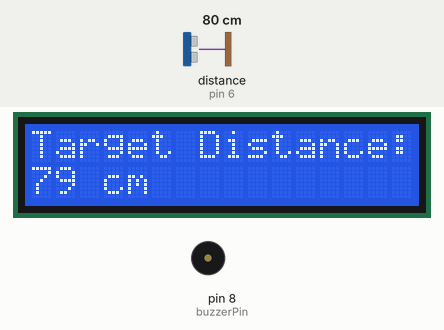
Bench run of a sketch on a simulated Arduino Uno, built with avr-gcc and run on an emulated ATmega328P. Shown: 16×2 character LCD, buzzer (waves = sounding, pin HIGH). Wiring (inferred from the names in the program): ultrasonic range finder: trigger pin 7; echo pin 6. The test bench sets the inputs (shaded band); at power-on: distance to the obstacle (sensor on pin 6) 80 cm. The echo pulse lasts 58.3 µs per cm; pins used as bus, display or sensor lines are not drawn; what the sketch prints to the serial monitor is not drawn.

Above: at 3.2 s.
3.3 s: distance to the obstacle (sensor on pin 6) set to 120 cm
At 4.5 s:
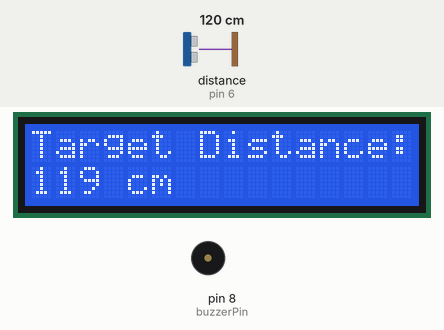
6.3 s: distance to the obstacle (sensor on pin 6) set to 24 cm
At 7.0 s:
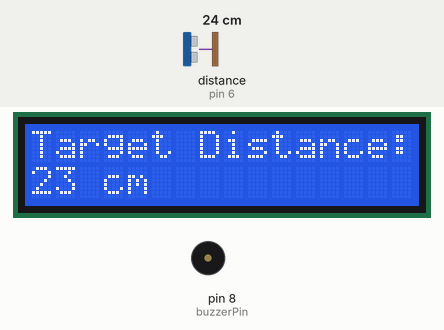
9.3 s: distance to the obstacle (sensor on pin 6) set to 20 cm
At 10.7 s:
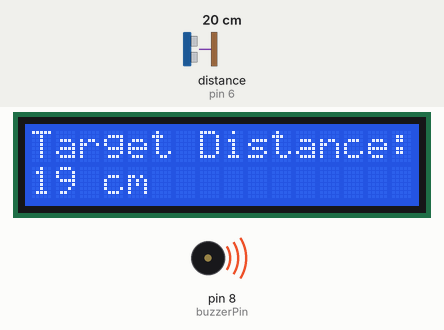
12.3 s: distance to the obstacle (sensor on pin 6) set to 9 cm
At 13.0 s:
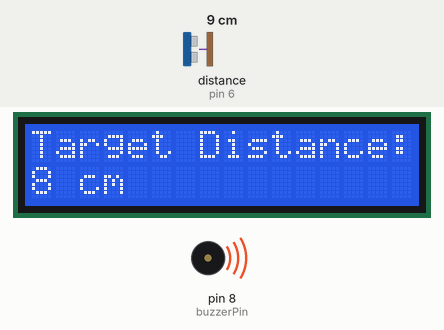
15.3 s: distance to the obstacle (sensor on pin 6) set to 35 cm
At 16.1 s:
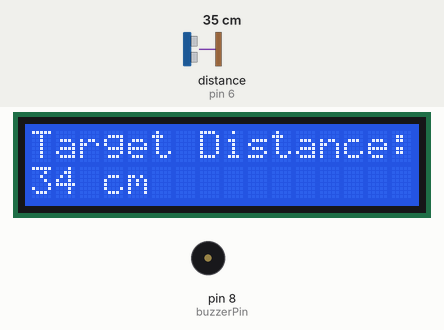
18.3 s: distance to the obstacle (sensor on pin 6) set to 18 cm
At 20.0 s:
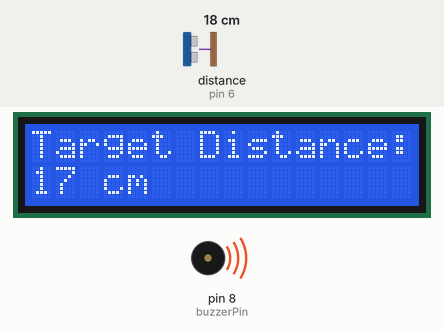
Timing chart, 0 to 21.5 s (numbered marks = the images above; inputs shaded):
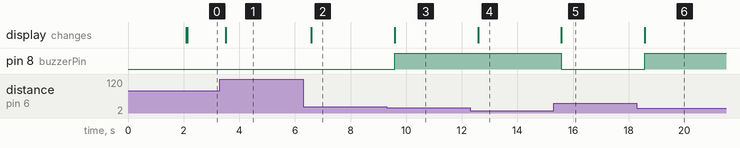

Measured:
- the behaviour switches between 22 and 21 cm on distance to the obstacle (sensor on pin 6) (found by bisection; images 2 and 3)
- after the input at 3.3 s, the display: changes after 0.21 s (image 1)
- after the input at 6.3 s, the display: changes after 0.28 s (image 2)
- after the input at 9.3 s, pin 8 (buzzerPin): LOW → HIGH after 0.29 s; the display: changes after 0.29 s (image 3)
- after the input at 12.3 s, the display: changes after 0.29 s (image 4)
- after the input at 15.3 s, pin 8 (buzzerPin): HIGH → LOW after 0.28 s; the display: changes after 0.28 s (image 5)
- after the input at 18.3 s, pin 8 (buzzerPin): LOW → HIGH after 0.29 s; the display: changes after 0.29 s (image 6)

The sketch:

iot_object_detection.ino
```cpp
#include <Wire.h>
#include <LiquidCrystal_I2C.h>

LiquidCrystal_I2C lcd(0x27, 16, 2);

// Define ultrasonic sensor pins
#define trigPin 7
#define echoPin 6

// Define buzzer pin
#define buzzerPin 8

void setup()
{
  pinMode(trigPin, OUTPUT);
  pinMode(echoPin, INPUT);
  pinMode(buzzerPin, OUTPUT);

  lcd.init();
  lcd.backlight();
  Serial.begin(9600);

  lcd.clear();
  lcd.setCursor(4, 0);
  lcd.print("Tech Trends");
  delay(2000);

  lcd.clear();
  lcd.setCursor(0, 0);
  lcd.print("Target Distance:");
}

void loop()
{
  long duration;
  int distance;

  digitalWrite(trigPin, LOW);
  delayMicroseconds(2);
  digitalWrite(trigPin, HIGH);
  delayMicroseconds(10);
  digitalWrite(trigPin, LOW);

  duration = pulseIn(echoPin, HIGH);
  distance = (duration / 2) / 29.1;

  Serial.print("Distance: ");
  Serial.print(distance);
  Serial.println(" cm");

  lcd.setCursor(0, 1);
  lcd.print("                ");
  lcd.setCursor(0, 1);
  lcd.print(distance);
  lcd.print(" cm");

  if (distance > 0 && distance <= 20) {
    digitalWrite(buzzerPin, HIGH);
  } else {
    digitalWrite(buzzerPin, LOW);
  }

  delay(250);
}
```
